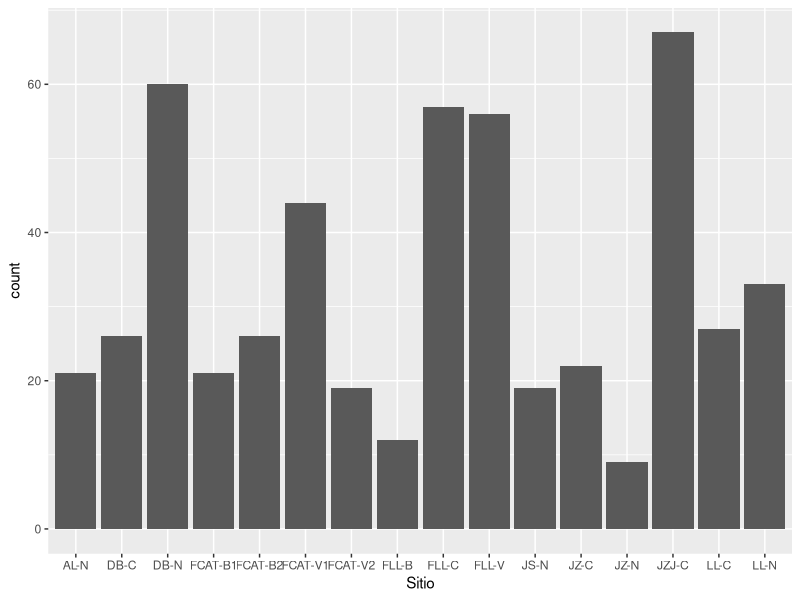
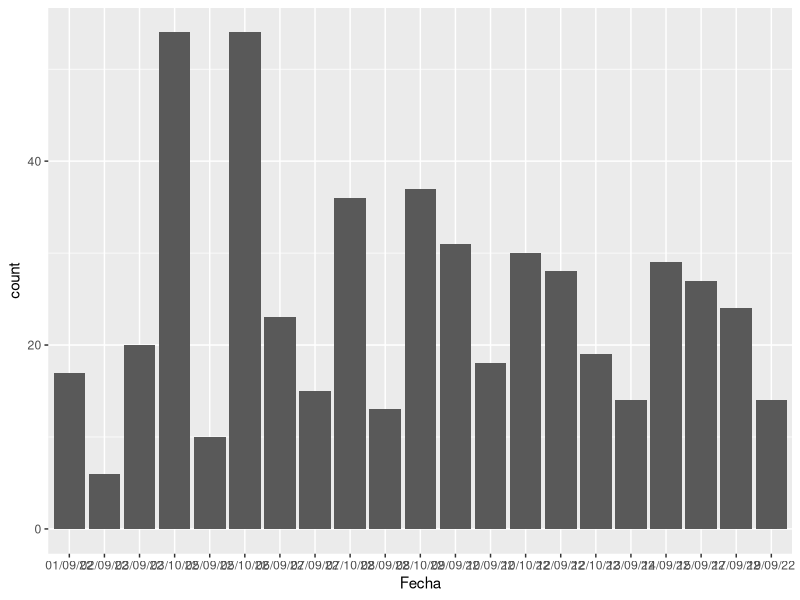
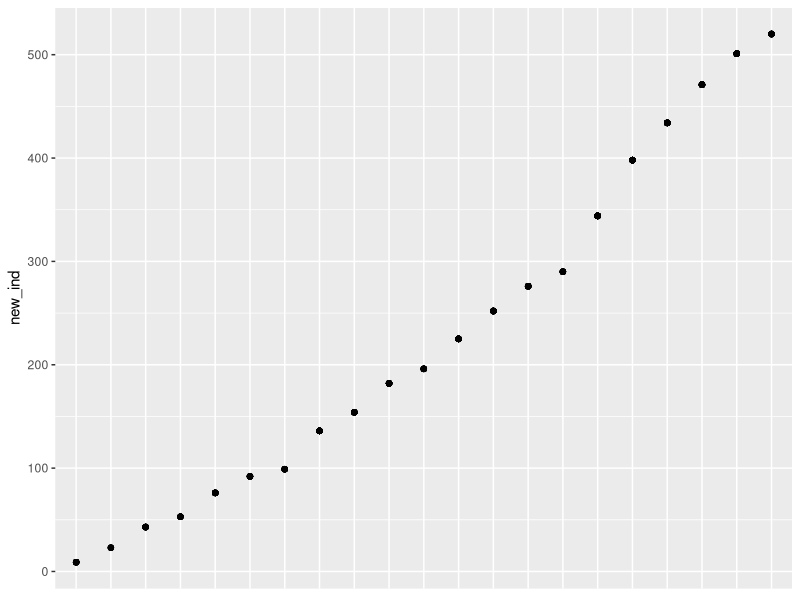

The R script that drew these images, in order:

# ranas_explore

# loading data, quick looks

library(tidyverse)

ranas <- read_csv("data/ranas_10_26_22.csv")

new <- ranas %>%
  filter(Recap == "N")

# simple ind caught for each site - just look at number new ind caught
new %>%
  group_by(Sitio) %>%
  summarize(count = n_distinct(Numero)) %>%
  ggplot(aes(Sitio, count)) +
  geom_col()

# how has number of ind changed over time?
new %>%
  group_by(Fecha) %>%
  summarize(count = n_distinct(Numero)) %>%
  ggplot(aes(Fecha, count)) +
  geom_col()

new_test <- new %>%
  group_by(Fecha) %>%
  mutate(new_ind = as.numeric(max(Numero)))

# want a fig with overall number of ind increasing over time

### working ###
new_test %>%
  ggplot(aes(x = factor(Fecha, level = c(
    '01/09/22', '02/09/22', '03/09/22', '05/09/22', '06/09/22',
    '07/09/22', '08/09/22', '09/09/22', '10/09/22', '12/09/22',
    '13/09/22', '14/09/22', '15/09/22', '17/09/22', '19/09/22',
    '03/10/22', '05/10/22', '07/10/22', '08/10/22', '10/10/22', 
    '12/10/22')), 
    y = new_ind)) +
  geom_point() +
  theme(axis.title.x=element_blank(),
        axis.text.x=element_blank(),
        axis.ticks.x=element_blank()) +
  geom_smooth(method = "lm", se = FALSE)





